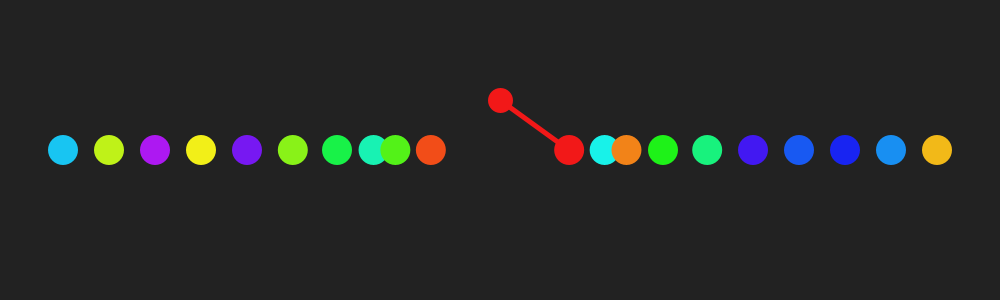
Frame 1 (no input)
Frame 60 (the mouse pressed at the canvas centre just before this capture): identical to frame 1, image omitted
Frame 120 (the mouse held since frame 60 and released just before this capture): identical to frame 1, image omitted

The Processing sketch that drew this single still picture (run headless with seeded random() and noise(); from frame 60 on, the mouse is pressed at the canvas centre):

// Processing sketch: scrolling_game
// ── scrolling_game.pde
ArrayList<repeller> r = new ArrayList<repeller>();
float cursorPosition;
int numNodes = 20;
int stdDst;
int margin = 40;
int cursorHeight;
boolean[] colors = new boolean[21];
float scrollSpeed = 0;
int nodeRadius = 30;

boolean carryingNode = false;
repeller carriedNode;

repeller closest;
void setup(){
    size(1000,300);
    
        
        
    cursorPosition = width/2;
    cursorHeight = height/3;
    stdDst = (width - 2*margin)/ (numNodes*2);
    colorMode(HSB, 365, 100, 100);
    while(r.size() < numNodes){
        int c = int(random(21));
        if(colors[c] == false){
            colors[c] = true;
            r.add(new repeller(margin + stdDst + stdDst*2*r.size(), height/2, 15*c));
    }
    for (int i = 0; i <= numNodes; i++){
            
    }
}
}

void draw(){
    noStroke();
    cursorPosition += scrollSpeed;
    cursorPosition = max(nodeRadius/2, min(width-nodeRadius/2, cursorPosition));
    scrollSpeed *= 0.96;
    print(scrollSpeed + "\n");
    background(50);
    closest = null;
for (repeller a : r){
    if(abs(cursorPosition - a.position.x) <= stdDst) closest = a;
    fill(a.c);
    a.draw();
}
if(carryingNode){
    strokeWeight(5);
    fill(carriedNode.c);
    stroke(carriedNode.c);
    ellipse(cursorPosition, cursorHeight, 20, 20);
    line(cursorPosition, height/2, cursorPosition, cursorHeight);
}
else if(closest != null){
    strokeWeight(5);
    fill(closest.c);
    stroke(closest.c);
    ellipse(cursorPosition, cursorHeight, 20, 20);
    line(closest.position.x + closest.displacement.x, closest.position.y, cursorPosition, cursorHeight);
}
else{
    fill(100);
    ellipse(cursorPosition, cursorHeight, 20, 20);
}
}
void mouseClicked(){
    //r.add(new repeller(mouseX, mouseY, int(random(300))));
    if(!carryingNode){
        int closestNode = 999;
        for(int i = 0; i < r.size(); i++){
            if(abs(cursorPosition - r.get(i).position.x) <= stdDst) closestNode = i;
        }
        if (closestNode != 999){
            carriedNode = r.get(closestNode);
            r.remove(carriedNode);
            carryingNode = true;
            for (int i = closestNode; i < r.size(); i++){
                r.get(i).position.x -=stdDst*2;
            }
        }
        
    }
    else{
        int highestNode = 0;
        for(int i = 0; i < r.size(); i++){
            if(r.get(i).position.x + r.get(i).displacement.x <cursorPosition) highestNode = i+1; 
        }
        carriedNode.position.x = r.get(highestNode).position.x;
        for(int i = highestNode; i < r.size(); i++){
            r.get(i).position.x += stdDst*2;
        }
        
        r.add(1,carriedNode);
        carriedNode = null;
        carryingNode = false;
    }
}

void mouseWheel(MouseEvent event){
    if(sign(event.getCount()) != sign(scrollSpeed) && scrollSpeed != 0) scrollSpeed = event.getCount()/3.0;
    
    else if(abs(scrollSpeed) > 8) scrollSpeed += event.getCount()*3;
    else if(abs(scrollSpeed) > 1) scrollSpeed += event.getCount()*2;
    else scrollSpeed += event.getCount();
    //print(scrollSpeed);
}
class repeller{
    PVector position;
    PVector displacement = new PVector(0,0);
    int value;
    color c;
    repeller(int x,int y, int col){
        position = new PVector (x, y);
        c = color(col, 90, 95);
        value = col;
    }
    void draw(){
        displacement.set(position.x - cursorPosition, 25);
            float dsp = 40*pow(2,-0.0002*displacement.magSq() + 1);
                displacement.setMag(dsp);
    ellipse(position.x + displacement.x, position.y, nodeRadius, nodeRadius);
    }
}
char sign(int f){
    if(abs(f) / f == 1) return '+';
    else return '-';
}
char sign(float f){
    if(abs(f) / f == 1) return '+';
    else return '-';
}
